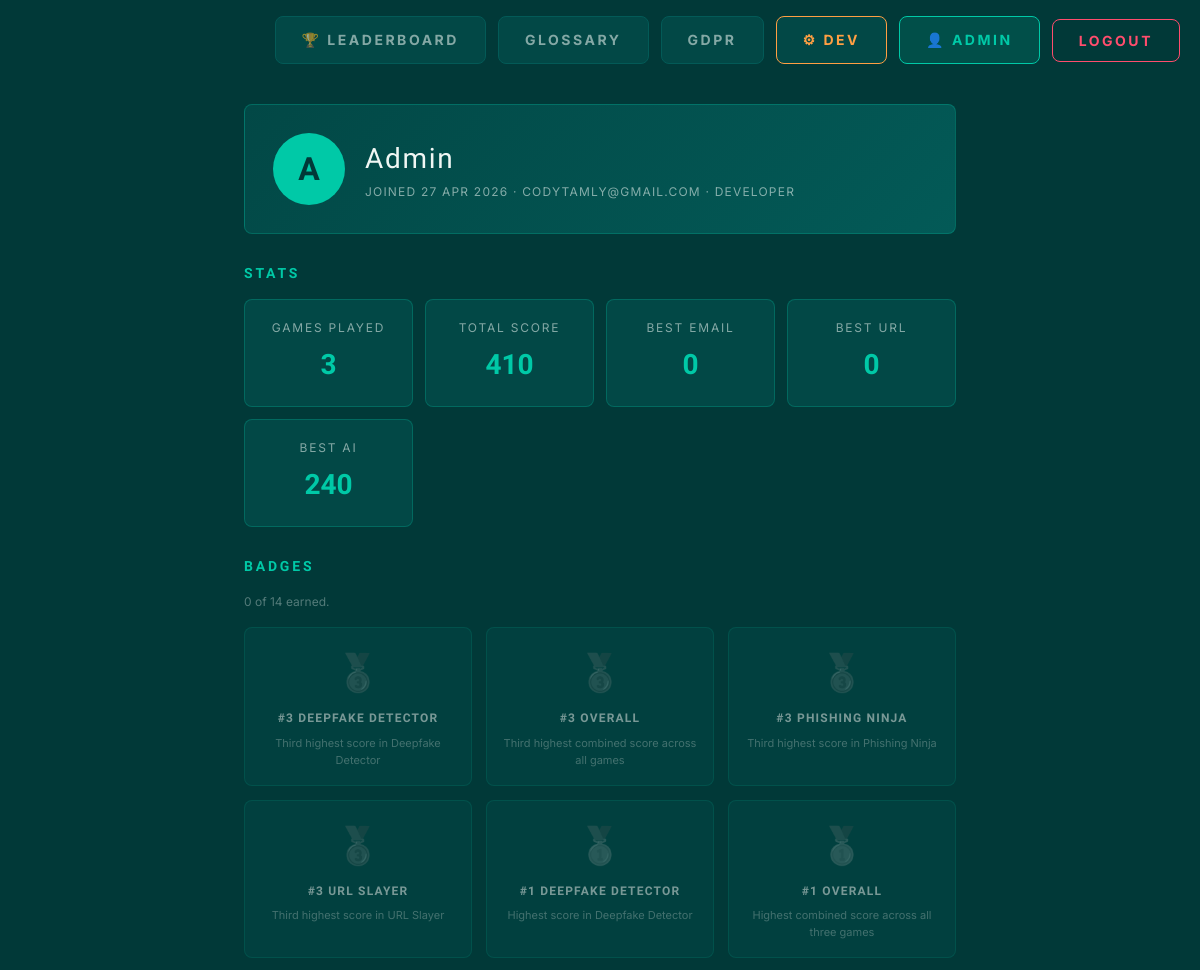
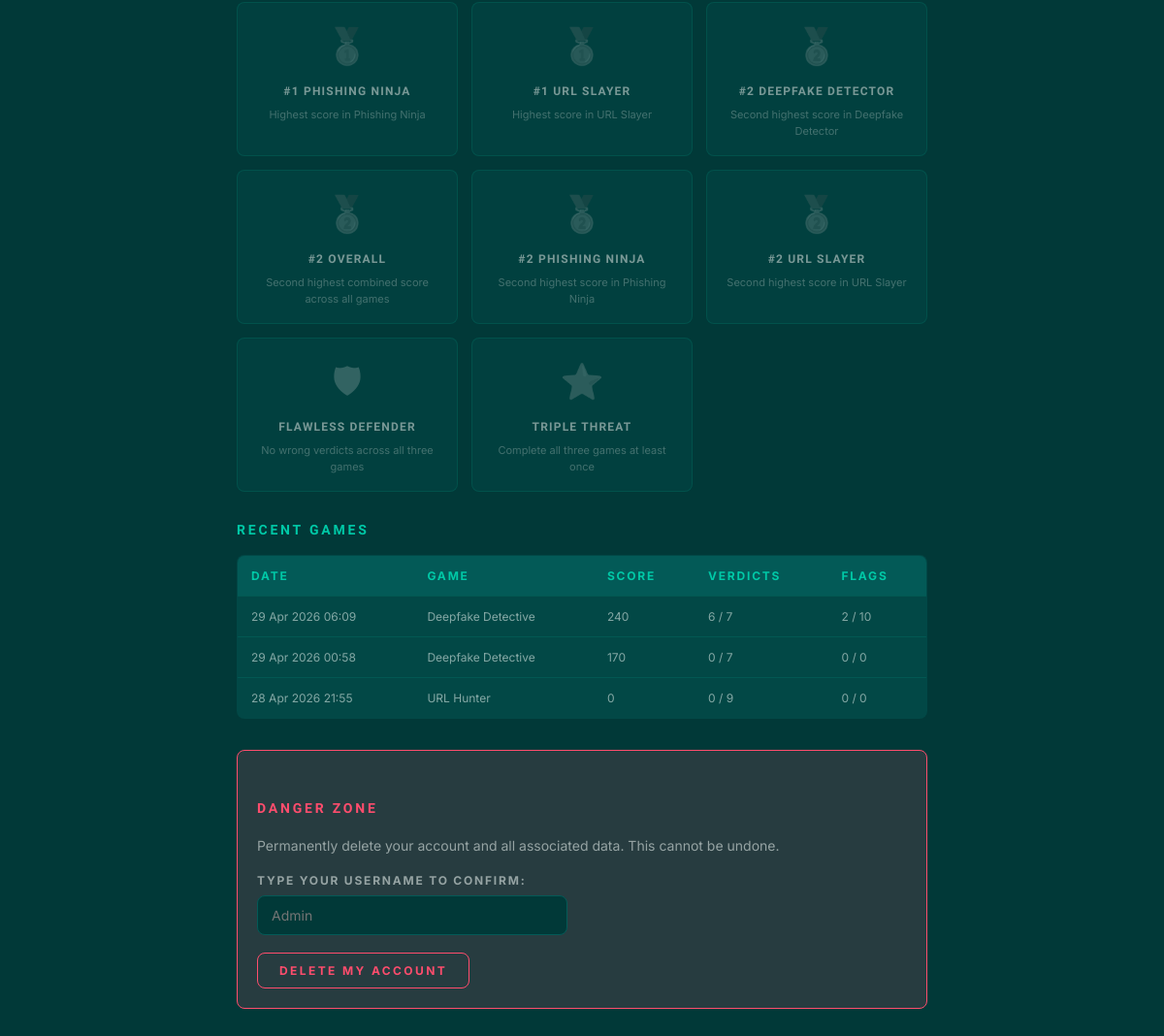
Screenshot of /profile/ (signed in) with the database file from the repository (2 pictures, top to bottom).
### game/models.py (models this page shows, shortened)
class Badge(models.Model):
    code = models.SlugField(unique=True)
    name = models.CharField(max_length=64)
    description = models.CharField(max_length=200)
    icon = models.CharField(max_length=8, default='🏅')
    tier = models.CharField(
        max_length=8,
        choices=[('bronze', 'Bronze'), ('silver', 'Silver'), ('gold', 'Gold'), ('special', 'Special')],
        default='bronze',
    )

class GameSession(models.Model):
    user  = models.ForeignKey(User, on_delete=models.CASCADE, related_name='game_sessions',
                              null=True, blank=True)
    guest = models.ForeignKey(GuestPlayer, on_delete=models.CASCADE, related_name='game_sessions',
                              null=True, blank=True)
    game = models.CharField(max_length=10, choices=GAME_CHOICES)
    score = models.IntegerField(default=0)
    correct_verdicts = models.IntegerField(default=0)
    total_scenarios  = models.IntegerField(default=0)
    flags_found      = models.IntegerField(default=0)
    flags_total      = models.IntegerField(default=0)
    completed_at = models.DateTimeField(auto_now_add=True)
    class Meta:
        ordering = ['-completed_at']
        indexes = [
            models.Index(fields=['game', '-score']),
            models.Index(fields=['-completed_at']),
        ]

### game/views.py (the view)
# urls.py: path('profile/',         views.profile_view,        name='profile'),
@login_required
def profile_view(request):
    user = request.user
    sessions = user.game_sessions.all().order_by('-completed_at')
    total_sessions = sessions.count()
    total_score    = sessions.aggregate(s=Sum('score'))['s'] or 0
    best_email     = sessions.filter(game='email').aggregate(m=Max('score'))['m'] or 0
    best_url       = sessions.filter(game='url').aggregate(m=Max('score'))['m'] or 0
    best_ai        = sessions.filter(game='ai').aggregate(m=Max('score'))['m'] or 0
    earned_badges = (
        UserBadge.objects.filter(user=user)
        .select_related('badge')
        .order_by('-earned_at')
    )
    earned_badge_ids = list(earned_badges.values_list('badge_id', flat=True))
    return render(request, 'game/profile.html', {
        'profile_user':   user,
        'sessions':       sessions[:20],
        'total_sessions': total_sessions,
        'total_score':    total_score,
        'best_email':     best_email,
        'best_url':       best_url,
        'best_ai':        best_ai,
        'earned_badges':  earned_badges,
        'all_badges':     Badge.objects.all().order_by('tier', 'name'),
        'earned_badge_ids': earned_badge_ids,
    })

### game/templates/game/profile.html (shortened to what this page needs)
{% load static %}
<!DOCTYPE html>
<html lang="en">
<head>
    <link rel="stylesheet" href="{% static 'css/style.css' %}">
</head>
<body>
    {% include 'game/navbar.html' %}
    <div class="container profile-container">
        <div class="profile-hero">
            <div class="profile-avatar">{{ profile_user.username|slice:":1"|upper }}</div>
            <div>
                <div class="profile-name">{{ profile_user.username }}</div>
                <div class="profile-meta">
                    Joined {{ profile_user.date_joined|date:"d M Y" }}
                    {% if profile_user.email %}· {{ profile_user.email }}{% endif %}
                    {% if profile_user.is_staff %}· Developer{% endif %}
                </div>
            </div>
        </div>
        <h2>Stats</h2>
        <div class="stats-grid">
            <div class="stat-card"><div class="stat-label">Games Played</div><div class="stat-value">{{ total_sessions }}</div></div>
            <div class="stat-card"><div class="stat-label">Total Score</div> <div class="stat-value">{{ total_score }}</div></div>
            <div class="stat-card"><div class="stat-label">Best Email</div>  <div class="stat-value">{{ best_email }}</div></div>
            <div class="stat-card"><div class="stat-label">Best URL</div>    <div class="stat-value">{{ best_url }}</div></div>
            <div class="stat-card"><div class="stat-label">Best AI</div>     <div class="stat-value">{{ best_ai }}</div></div>
        </div>
        <h2>Badges</h2>
        <p style="font-size:var(--font-xs); color:var(--text-muted); margin-bottom:14px;">
            {{ earned_badges|length }} of {{ all_badges|length }} earned.
        </p>
        <div class="badges-showcase">
    {% for badge in all_badges %}
        <div class="badge-tile tier-{{ badge.tier }}{% if badge.id not in earned_badge_ids %} locked{% endif %}">
            <span class="badge-icon">{{ badge.icon }}</span>
            <div class="badge-name">{{ badge.name }}</div>
            <div class="badge-desc">{{ badge.description }}</div>
        </div>
    {% endfor %}
</div>
        <h2>Recent Games</h2>
        {% if sessions %}
        <table class="history-table">
            <thead>
                <tr><th>Date</th><th>Game</th><th>Score</th><th>Verdicts</th><th>Flags</th></tr>
            </thead>
            <tbody>
                {% for s in sessions %}
                <tr>
                    <td>{{ s.completed_at|date:"d M Y H:i" }}</td>
                    <td>{{ s.get_game_display }}</td>
                    <td>{{ s.score }}</td>
                    <td>{{ s.correct_verdicts }} / {{ s.total_scenarios }}</td>
                    <td>{{ s.flags_found }} / {{ s.flags_total }}</td>
                </tr>
                {% endfor %}
            </tbody>
        </table>
        {% else %}
        <p style="color:var(--text-dim);">No games played yet — <a href="{% url 'play_game' %}">start your first one</a>.</p>
        {% endif %}
        <div class="danger-zone">
            <h2>Danger Zone</h2>
            <p style="color:var(--text-dim); margin-bottom:14px;">
                Permanently delete your account and all associated data. This cannot be undone.
            </p>
            <form method="post" action="{% url 'delete_account' %}"
                  onsubmit="return confirm('Are you absolutely sure? This will permanently delete your account.');">
                <div class="form-group" style="max-width:320px;">
                    <label for="confirm">Type your username to confirm:</label>
                    <input type="text" name="confirm" id="confirm" placeholder="{{ profile_user.username }}" required>
                </div>
                <button type="submit" class="btn-danger">Delete My Account</button>
            </form>
        </div>
    </div>
</body>
</html>

### game/templates/game/navbar.html (shortened to what this page needs)
<div class="nav-bar">
    <a href="{% url 'leaderboard' %}" class="nav-btn">🏆 Leaderboard</a>
    <a href="{% url 'glossary' %}" class="nav-btn">Glossary</a>
    <a href="{% url 'gdpr' %}" class="nav-btn">GDPR</a>
    {% if user.is_authenticated %}
        {% if user.is_staff %}
            <a href="{% url 'dev_dashboard' %}" class="nav-btn nav-btn-dev">⚙ Dev</a>
        {% endif %}
        <a href="{% url 'profile' %}" class="nav-btn profile-btn">👤 {{ user.username }}</a>
        <form action="{% url 'logout' %}" method="post" class="nav-form">
            <button type="submit" class="nav-btn logout-btn">Logout</button>
        </form>
    {% else %}
        <a href="{% url 'login' %}" class="nav-btn">Login</a>
        <a href="{% url 'register' %}" class="nav-btn">Register</a>
    {% endif %}
</div>

### rows the page displays
Badge: icon "🥉", name "#3 DEEPFAKE DETECTOR", description "Third highest score in Deepfake Detector"
Badge: icon "🥉", name "#3 OVERALL", description "Third highest combined score across all games"
Badge: icon "🥉", name "#3 PHISHING NINJA", description "Third highest score in Phishing Ninja"
Badge: icon "🥉", name "#3 URL SLAYER", description "Third highest score in URL Slayer"
Badge: icon "🥇", name "#1 DEEPFAKE DETECTOR", description "Highest score in Deepfake Detector"
Badge: icon "🥇", name "#1 OVERALL", description "Highest combined score across all three games"
Badge: icon "🥇", name "#1 PHISHING NINJA", description "Highest score in Phishing Ninja"
Badge: icon "🥇", name "#1 URL SLAYER", description "Highest score in URL Slayer"
Badge: icon "🥈", name "#2 DEEPFAKE DETECTOR", description "Second highest score in Deepfake Detector"
Badge: icon "🥈", name "#2 OVERALL", description "Second highest combined score across all games"
Badge: icon "🥈", name "#2 PHISHING NINJA", description "Second highest score in Phishing Ninja"
Badge: icon "🥈", name "#2 URL SLAYER", description "Second highest score in URL Slayer"
Badge: icon "🛡", name "FLAWLESS DEFENDER", description "No wrong verdicts across all three games"
Badge: icon "⭐", name "TRIPLE THREAT", description "Complete all three games at least once"
GameSession: completed_at "29 Apr 2026 06:09", game "Deepfake Detective", score "240", correct_verdicts "6", total_scenarios "7", flags_found "2", flags_total "10"
GameSession: completed_at "29 Apr 2026 00:58", game "Deepfake Detective", score "170", correct_verdicts "0", total_scenarios "7", flags_found "0", flags_total "0"
GameSession: completed_at "28 Apr 2026 21:55", game "URL Hunter", score "0", correct_verdicts "0", total_scenarios "9", flags_found "0", flags_total "0"

### other values shown
{{ user.username }} "ADMIN"
{{ profile_user.username|slice:":1"|upper }} "A"
{{ profile_user.username }} "Admin"
{{ profile_user.date_joined|date:"d M Y" }} "27 APR 2026"
{{ profile_user.email }} "CODYTAMLY@GMAIL.COM"
{{ total_sessions }} "3"
{{ total_score }} "410"
{{ best_email }} "0"
{{ best_url }} "0"
{{ best_ai }} "240"
{{ earned_badges|length }} "0"
{{ all_badges|length }} "14"
